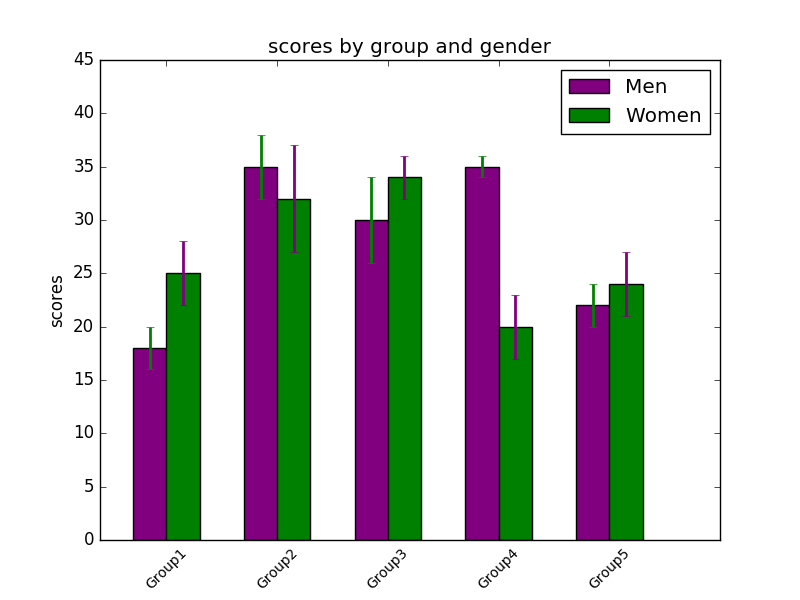

Recreate this plot in Python.
import numpy as np 
import matplotlib.pyplot as plt 

fig = plt.figure()
ax = fig.add_subplot(111)

#The data
N = 5
menMeans = [18, 35, 30, 35, 22]
menStd = [2, 3, 4, 1, 2]
womenMeans = [25, 32,34,20, 24]
womenStd = [3,5,2,3,3]

#variable
ind = np.arange(N) #x loc for the groups
width = 0.30

#the bars
rects1 = ax.bar(ind, menMeans, width,
				color='purple',
				yerr=menStd,
				error_kw=dict(elinewidth=2,ecolor='green'))

rects2 = ax.bar(ind+width,womenMeans, width,
	color='green',
	yerr=womenStd,
	error_kw=dict(elinewidth=2,ecolor='purple'))

#axes and labels
ax.set_xlim(-width,len(ind)+width)
ax.set_ylim(0,45)
ax.set_ylabel('scores')
ax.set_title('scores by group and gender')
xTickMarks= ['Group'+str(i) for i in range(1,6)]
ax.set_xticks(ind+width)
xtickNames=ax.set_xticklabels(xTickMarks)
plt.setp(xtickNames,rotation = 45, fontsize=10)

#add a legend
ax.legend((rects1[0],rects2[0]), ('Men', 'Women'))

plt.show()
